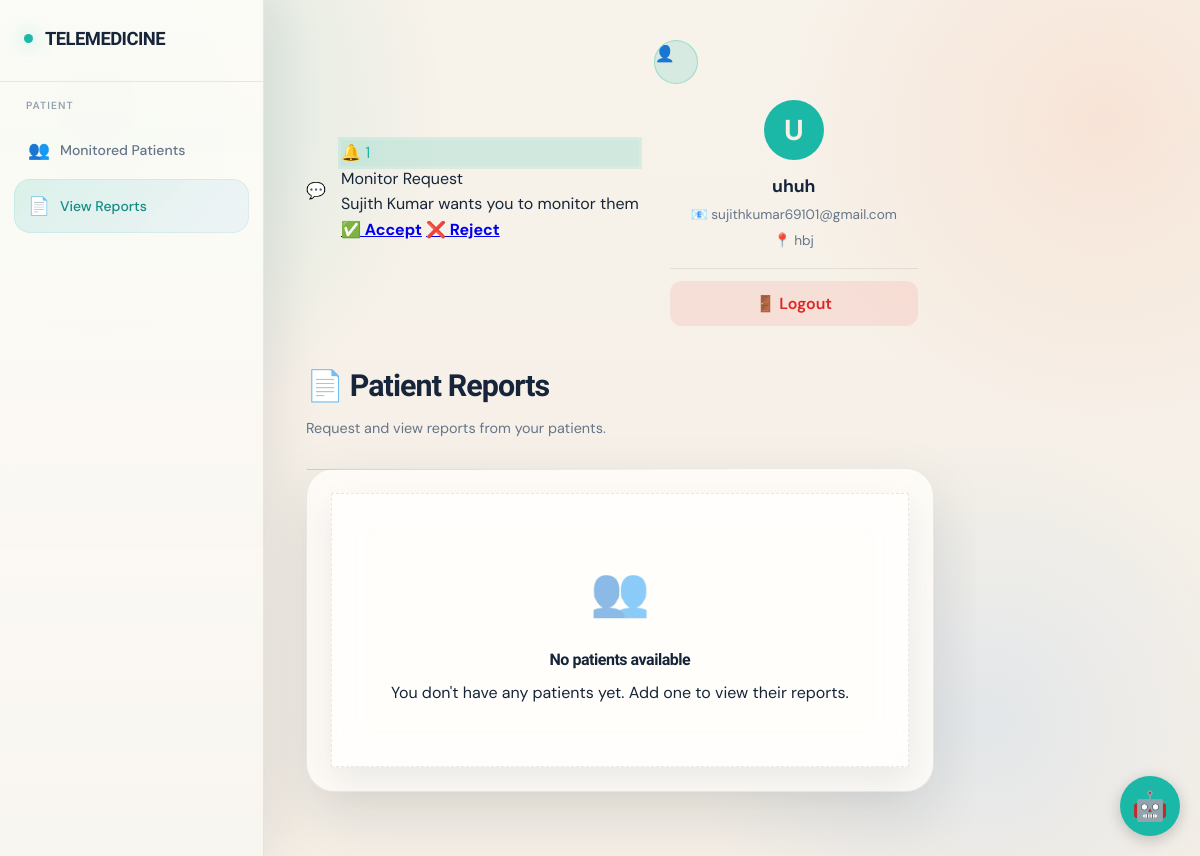
Screenshot of /patient/view_patient_reports.php (signed in) with the database file from the repository.
### tables this page shows
CREATE TABLE `monitor_requests` (
  `id` int(11) NOT NULL,
  `requester_id` int(11) NOT NULL,
  `requested_user_id` int(11) NOT NULL,
  `status` enum('pending','accepted','rejected') DEFAULT 'pending',
  `created_at` timestamp NOT NULL DEFAULT current_timestamp(),
  `updated_at` timestamp NOT NULL DEFAULT current_timestamp() ON UPDATE current_timestamp()
);

CREATE TABLE `patients` (
  `id` int(11) NOT NULL,
  `name` varchar(255) NOT NULL,
  `email` varchar(255) NOT NULL,
  `password` varchar(255) NOT NULL,
  `phone` varchar(20) DEFAULT NULL,
  `dob` date DEFAULT NULL,
  `gender` enum('Male','Female','Other') DEFAULT NULL,
  `address` text DEFAULT NULL,
  `created_at` timestamp NOT NULL DEFAULT current_timestamp(),
  `profile_picture` varchar(255) DEFAULT NULL
);

### patient/monitor_core.php (called while the page is built, shortened)
<?php
function getDismissedChatNotificationIds(int $user_id): array {
    $dismissed = $_SESSION['dismissed_chat_notifications'][$user_id] ?? [];
    return array_values(array_unique(array_map('intval', $dismissed)));
}
function getUnreadChatNotificationCount(mysqli $conn, int $user_id, bool $includeDismissed = false): int {
    $sql = "
        SELECT COUNT(DISTINCT sender_id) AS unread_chat_count
        FROM messages
        WHERE receiver_id = ? AND receiver_role = 'patient' AND sender_role = 'patient' AND is_read = 0
    ";
    $stmt = $conn->prepare($sql);
    $stmt->bind_param("i", $user_id);
    $stmt->execute();
    return (int)($stmt->get_result()->fetch_assoc()['unread_chat_count'] ?? 0);
}
function getPendingNotificationCount(mysqli $conn, int $user_id): int {
    $count = 0;
    $stmt1 = $conn->prepare("SELECT COUNT(*) FROM monitor_requests WHERE requested_user_id = ? AND status = 'pending'");
    if ($stmt1) {
        $stmt1->bind_param("i", $user_id);
        $stmt1->execute();
        $count += $stmt1->get_result()->fetch_row()[0];
    }
    $stmt2 = $conn->prepare("SELECT COUNT(*) FROM report_share_requests WHERE patient_id = ? AND status = 'pending'");
    if ($stmt2) {
        $stmt2->bind_param("i", $user_id);
        $stmt2->execute();
        $count += $stmt2->get_result()->fetch_row()[0];
    }
    $stmt3 = $conn->prepare("SELECT COUNT(*) FROM friend_requests WHERE receiver_id = ? AND status = 'pending'");
    if ($stmt3) {
        $stmt3->bind_param("i", $user_id);
        $stmt3->execute();
        $count += $stmt3->get_result()->fetch_row()[0];
    }
    $count += getUnreadChatNotificationCount($conn, $user_id);
    $stmt4 = $conn->prepare("SELECT COUNT(*) FROM user_notifications WHERE user_id = ? AND is_read = 0");
    if ($stmt4) {
        $stmt4->bind_param("i", $user_id);
        $stmt4->execute();
        $count += $stmt4->get_result()->fetch_row()[0];
    }
    return $count;
}
function getPendingNotifications(mysqli $conn, int $user_id): array {
    $notifications = [];
    $stmt1 = $conn->prepare("
        SELECT mr.id, p.name as sender_name, p.gender, 'monitor' as type, mr.created_at
        FROM monitor_requests mr
        JOIN patients p ON mr.requester_id = p.id
        WHERE mr.requested_user_id = ? AND mr.status = 'pending'
        ORDER BY mr.created_at DESC
    ");
    if ($stmt1) {
        $stmt1->bind_param("i", $user_id);
        $stmt1->execute();
        $res1 = $stmt1->get_result();
        while ($row = $res1->fetch_assoc()) {
            $pronoun = ($row['gender'] === 'male') ? 'him' : (($row['gender'] === 'female') ? 'her' : 'them');
            $notifications[] = [
                'id' => $row['id'],
                'title' => 'Monitor Request',
                'desc' => $row['sender_name'] . ' wants you to monitor ' . $pronoun,
                'type' => 'monitor',
                'time' => $row['created_at'],
                'param' => 'accept',
                'reject_param' => 'reject'
            ];
        }
    }
    $stmt2 = $conn->prepare("
        SELECT rsr.id, COALESCE(p.name, d.name) as sender_name, r.report_name, rsr.created_at
        FROM report_share_requests rsr
        JOIN reports r ON rsr.report_id = r.id
        LEFT JOIN patients p ON rsr.requester_role = 'monitor' AND rsr.requester_id = p.id
        LEFT JOIN doctors d ON rsr.requester_role = 'doctor' AND rsr.requester_id = d.id
        WHERE rsr.patient_id = ? AND rsr.status = 'pending'
        ORDER BY rsr.created_at DESC
    ");
    if ($stmt2) {
        $stmt2->bind_param("i", $user_id);
        $stmt2->execute();
        $res2 = $stmt2->get_result();
    }
    $stmt3 = $conn->prepare("
        SELECT fr.id, u.name as sender_name, fr.created_at
        FROM friend_requests fr
        JOIN users u ON fr.sender_id = u.id AND fr.sender_role = u.role
        WHERE fr.receiver_id = ? AND fr.status = 'pending'
        ORDER BY fr.created_at DESC
    ");
    if ($stmt3) {
        $stmt3->bind_param("i", $user_id);
        $stmt3->execute();
        $res3 = $stmt3->get_result();
    }
    $stmt5 = $conn->prepare("
        SELECT m.sender_id, u.name as sender_name, COUNT(*) as msg_count
        FROM messages m
        JOIN users u ON m.sender_id = u.id AND m.sender_role = u.role
        WHERE m.receiver_id = ? AND m.receiver_role = 'patient' AND m.sender_role = 'patient' AND m.is_read = 0
        GROUP BY m.sender_id
    ");
    if ($stmt5) {
        $stmt5->bind_param("i", $user_id);
        $stmt5->execute();
        $res5 = $stmt5->get_result();
    }
    $stmt4 = $conn->prepare("
        SELECT id, title, message, created_at
        FROM user_notifications
        WHERE user_id = ? AND is_read = 0
        ORDER BY created_at DESC
    ");
    if ($stmt4) {
        $stmt4->bind_param("i", $user_id);
        $stmt4->execute();
        $res4 = $stmt4->get_result();
    }
    return $notifications;
}
?>

### patient/view_patient_reports.php (the view, shortened to what this page needs)
<?php
require_once("../config/db.php");
require_once("../patient/monitor_core.php");
$user_id = $_SESSION['user_id'];
$role = $_SESSION['role'];
if ($role === 'doctor') {
    $patients_query = "
        SELECT DISTINCT p.id, p.name, p.gender
        FROM patient_monitors pm
        JOIN patients p ON pm.patient_id = p.id
        WHERE pm.monitor_id = ?
        UNION
        SELECT DISTINCT p.id, p.name, p.gender
        FROM patients p
        WHERE p.id IN (
            SELECT patient_id FROM checklists WHERE created_by = ?
        )
    ";
} else {
    $patients_query = "
        SELECT DISTINCT p.id, p.name, p.gender
        FROM patient_monitors pm
        JOIN patients p ON pm.patient_id = p.id
        WHERE pm.monitor_id = ?
    ";
}
$stmt = $conn->prepare($patients_query);
if ($stmt) {
    $stmt->bind_param("ii", $user_id, $user_id);
    $stmt->execute();
    $patients_result = $stmt->get_result();
}
?>
<!DOCTYPE html><html lang="en"><head>
<link rel="stylesheet" href="../css/ui-refresh.css">
</head><body><div class="page-bg"></div><div class="layout">
<aside class="sidebar">
    <a href="../index.php" class="sidebar-logo"><div class="logo-dot"></div><span class="logo-text">TELEMEDICINE</span></a>
    <div class="nav-section"><div class="nav-section-label"><?php echo ucfirst($role); ?></div>
        <?php if ($role === 'doctor'): ?>
            <a href="monitor_patients.php" class="nav-link"><span style="font-size:1.1rem;">💊</span> Monitor Patients</a>
            <a href="view_patient_reports.php" class="nav-link active"><span style="font-size:1.1rem;">📄</span> Patient Reports</a>
        <?php else: ?>
            <a href="monitor_view.php" class="nav-link"><span style="font-size:1.1rem;">👥</span> Monitored Patients</a>
            <a href="view_patient_reports.php" class="nav-link active"><span style="font-size:1.1rem;">📄</span> View Reports</a>
        <?php endif; ?>
    </div>
</aside>
<div class="chatbot-fab" id="chatbotFab">
    <span>🤖</span>
</div>
<main class="main">
    <div style="display:flex;justify-content:flex-end;margin-bottom:20px;">
        <?php
        $notifCount = getPendingNotificationCount($conn, $user_id);
        $notifications = getPendingNotifications($conn, $user_id);
        $chatNotifCount = getUnreadChatNotificationCount($conn, $user_id, true);
        ?>
        <?php
    $acc_stmt = $conn->prepare("SELECT name, email, address, profile_picture FROM patients WHERE id = ?");
    $acc_stmt->bind_param("i", $user_id);
    $acc_stmt->execute();
    $user_data_acc = $acc_stmt->get_result()->fetch_assoc();
    $user_name_acc = $user_data_acc['name'] ?? $_SESSION['name'];
    $user_email_acc = $user_data_acc['email'] ?? 'N/A';
    $user_address_acc = !empty($user_data_acc['address']) ? $user_data_acc['address'] : 'Not provided';
    $user_pic_acc = $user_data_acc['profile_picture'] ?? null;
    ?>
    <div class="notif-container" style="display:flex; gap:15px; align-items:center;">
        <a href="friends.php" class="notif-btn" style="text-decoration:none; position:relative; <?php echo $chatNotifCount > 0 ? 'background:rgba(14,184,160,0.16); border-color:var(--teal); color:var(--teal); box-shadow:0 0 0 3px rgba(14,184,160,0.12);' : ''; ?>" title="Friends & Chat">💬<?php if($chatNotifCount > 0): ?><span class="notif-badge"><?php echo $chatNotifCount; ?></span><?php endif; ?></a>
        <div style="position:relative; display:inline-block;">
        <div class="notif-btn" id="notifBtn" style="<?php echo $notifCount > 0 ? 'background:rgba(14,184,160,0.16); border-color:var(--teal); color:var(--teal); box-shadow:0 0 0 3px rgba(14,184,160,0.12);' : ''; ?>">🔔 <?php if($notifCount > 0): ?><span class="notif-badge"><?php echo $notifCount; ?></span><?php endif; ?></div>
        <div class="notif-dropdown" id="notifDropdown">
            <div class="notif-list">
                <?php if(!empty($notifications)): foreach($notifications as $n): ?>
                    <div class="notif-item">
                        <div class="notif-item-title"><?php echo htmlspecialchars($n['title']); ?></div>
                        <div class="notif-item-desc"><?php echo htmlspecialchars($n['desc']); ?></div>
                        <div class="notif-actions">
                            <?php if($n['type'] === 'info'): ?>
                                <a href="?<?php echo $n['param']; ?>=<?php echo $n['id']; ?>" class="notif-btn-sm notif-btn-accept" style="width:100%; text-align:center;">Dismiss</a>
                            <?php elseif($n['type'] === 'chat'): ?>
                                <a href="?<?php echo $n['param']; ?>=<?php echo $n['id']; ?>" class="notif-btn-sm notif-btn-accept" style="width:100%; text-align:center;">Dismiss</a>
                            <?php else: ?>
                            <a href="?<?php echo $n['param']; ?>=<?php echo $n['id']; ?>" class="notif-btn-sm notif-btn-accept">✅ Accept</a>
                            <a href="?<?php echo $n['reject_param']; ?>=<?php echo $n['id']; ?>" class="notif-btn-sm notif-btn-reject">❌ Reject</a>
                            <?php endif; ?>
                        </div>
                    </div>
                <?php endforeach; else: ?>
                    <div style="padding:20px; text-align:center; color:var(--muted); font-size:0.85rem;">No new notifications</div>
                <?php endif; ?>
            </div>
        </div>
        </div>
        <div style="position:relative; display:inline-block;">
            <div class="notif-btn" id="accountBtn" style="border-radius:50%; width:44px; height:44px; justify-content:center; padding:0; background:var(--teal-glow); color:var(--teal); border:1px solid rgba(14,184,160,0.3); overflow:hidden;">
                <?php if ($user_pic_acc): ?>
                    <img src="../<?php echo htmlspecialchars($user_pic_acc); ?>" style="width:100%; height:100%; object-fit:cover; display:block;">
                <?php else: ?>👤<?php endif; ?>
            </div>
            <div class="notif-dropdown" id="accountDropdown" style="right:0; width:280px; padding:16px;">
                <div style="text-align:center; margin-bottom:16px;">
                    <?php if ($user_pic_acc): ?>
                        <img src="../<?php echo htmlspecialchars($user_pic_acc); ?>" style="width:60px; height:60px; border-radius:50%; object-fit:cover; border:2px solid var(--teal); margin:0 auto 12px auto; display:block;">
                    <?php else: ?>
                        <div style="width:60px; height:60px; border-radius:50%; background:var(--teal); color:var(--navy); display:flex; align-items:center; justify-content:center; font-size:1.8rem; margin:0 auto 12px auto; font-weight:bold;">
                            <?php echo strtoupper(substr($user_name_acc, 0, 1)); ?>
                        </div>
                    <?php endif; ?>
                    <div style="font-size:1.1rem; font-weight:700; color:var(--white); margin-bottom:4px;"><?php echo htmlspecialchars($user_name_acc); ?></div>
                    <div style="font-size:0.85rem; color:var(--muted); margin-bottom:4px;">📧 <?php echo htmlspecialchars($user_email_acc); ?></div>
                    <div style="font-size:0.85rem; color:var(--muted);">📍 <?php echo htmlspecialchars($user_address_acc); ?></div>
                </div>
                <div style="border-top:1px solid var(--border); padding-top:12px; margin-top:12px;">
                    <a href="../logout.php" style="display:flex; align-items:center; justify-content:center; gap:8px; padding:10px; background:rgba(239,68,68,0.1); color:var(--danger); text-decoration:none; border-radius:12px; font-weight:600; transition:0.2s;" onmouseover="this.style.background='rgba(239,68,68,0.2)'" onmouseout="this.style.background='rgba(239,68,68,0.1)'">🚪 Logout</a>
                </div>
            </div>
        </div>
    </div>
    </div>
    <?php if (!isset($_GET['patient_id'])): ?>
        <div class="page-header"><h1>📄 Patient Reports</h1><p>Request and view reports from your patients.</p></div>
        <div class="card">
            <?php if ($patients_result && $patients_result->num_rows > 0): ?>
                <div class="table-wrap"><table>
                    <thead><tr><th>Patient Name</th><th>Action</th></tr></thead>
                    <tbody>
                    <?php while ($patient = $patients_result->fetch_assoc()): ?>
                        <tr>
                            <td><strong><?php echo htmlspecialchars($patient['name']); ?></strong></td>
                            <td><a href="view_patient_reports.php?patient_id=<?php echo $patient['id']; ?>" class="btn btn-secondary btn-sm">📋 View Reports</a></td>
                        </tr>
                    <?php endwhile; ?>
                    </tbody>
                </table></div>
            <?php else: ?>
                <div class="empty-state"><div class="empty-icon">👥</div><h3>No patients available</h3><p>You don't have any patients yet. Add one to view their reports.</p></div>
            <?php endif; ?>
        </div>
    <?php endif; ?>
</main></div>
</body></html>

### rows the page displays
monitor_requests: title "Monitor Request", desc "Sujith Kumar wants you to monitor them"
patients: name "U", name "uhuh", email "sujithkumar69101@gmail.com", address "hbj"

### other values shown
$role "PATIENT"
$notifCount "1"
